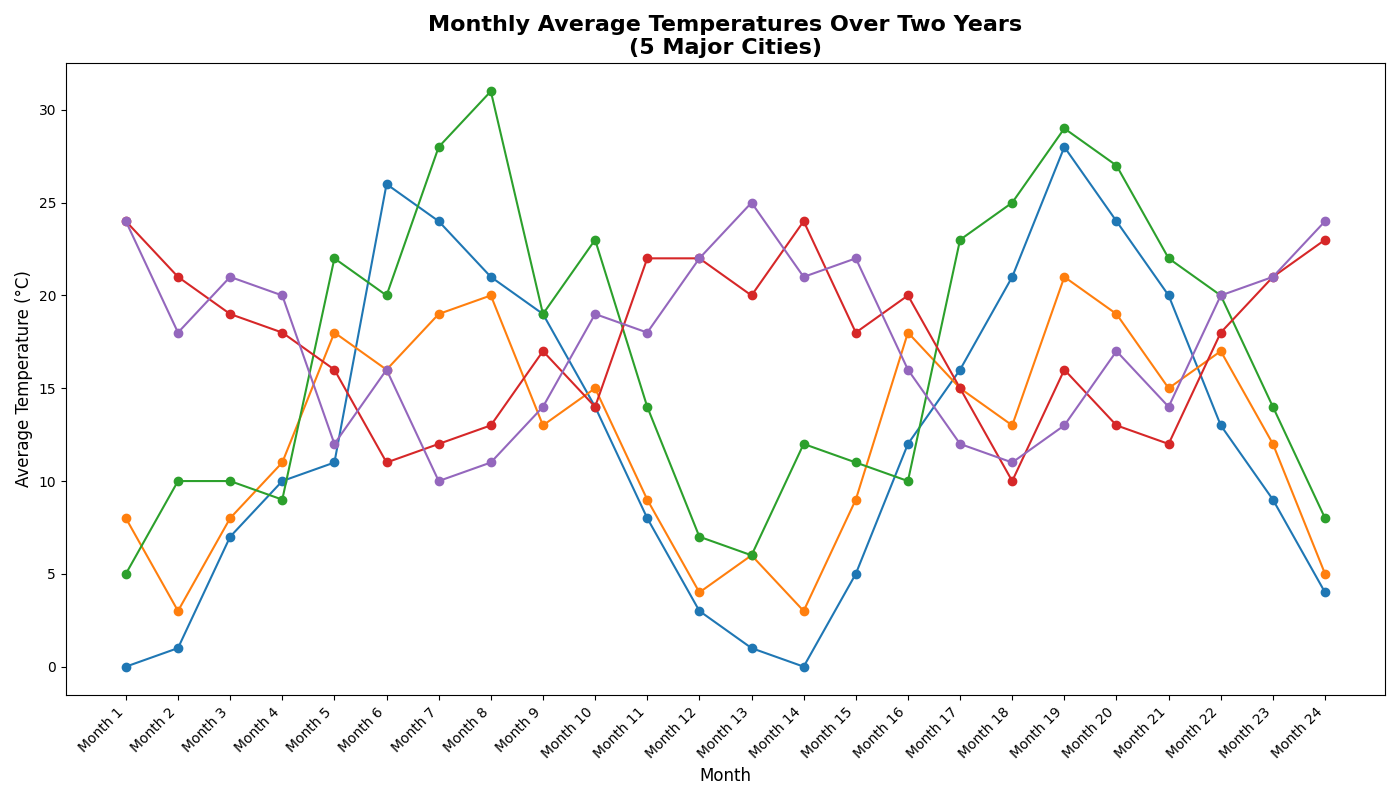

Write Python code to recreate this figure.
import matplotlib.pyplot as plt
import numpy as np

months = np.arange(1, 25)

new_york = [0, 1, 7, 10, 11, 26, 24, 21, 19, 14, 8, 3, 
            1, 0, 5, 12, 16, 21, 28, 24, 20, 13, 9, 4]
london = [8, 3, 8, 11, 18, 16, 19, 20, 13, 15, 9, 4, 
          6, 3, 9, 18, 15, 13, 21, 19, 15, 17, 12, 5]
tokyo = [5, 10, 10, 9, 22, 20, 28, 31, 19, 23, 14, 7, 
         6, 12, 11, 10, 23, 25, 29, 27, 22, 20, 14, 8]
sydney = [24, 21, 19, 18, 16, 11, 12, 13, 17, 14, 22, 22, 
          20, 24, 18, 20, 15, 10, 16, 13, 12, 18, 21, 23]
cape_town = [24, 18, 21, 20, 12, 16, 10, 11, 14, 19, 18, 22, 
             25, 21, 22, 16, 12, 11, 13, 17, 14, 20, 21, 24]

data = [new_york, london, tokyo, sydney, cape_town]

fig, ax = plt.subplots(figsize=(14, 8))

for temperatures in data:
    ax.plot(months, temperatures, marker='o')

ax.set_title('Monthly Average Temperatures Over Two Years\n(5 Major Cities)', fontsize=16, fontweight='bold')
ax.set_xlabel('Month', fontsize=12)
ax.set_ylabel('Average Temperature (°C)', fontsize=12)
ax.set_xticks(months)
ax.set_xticklabels([f'Month {i}' for i in months], rotation=45, ha='right')

plt.tight_layout()
plt.show()
